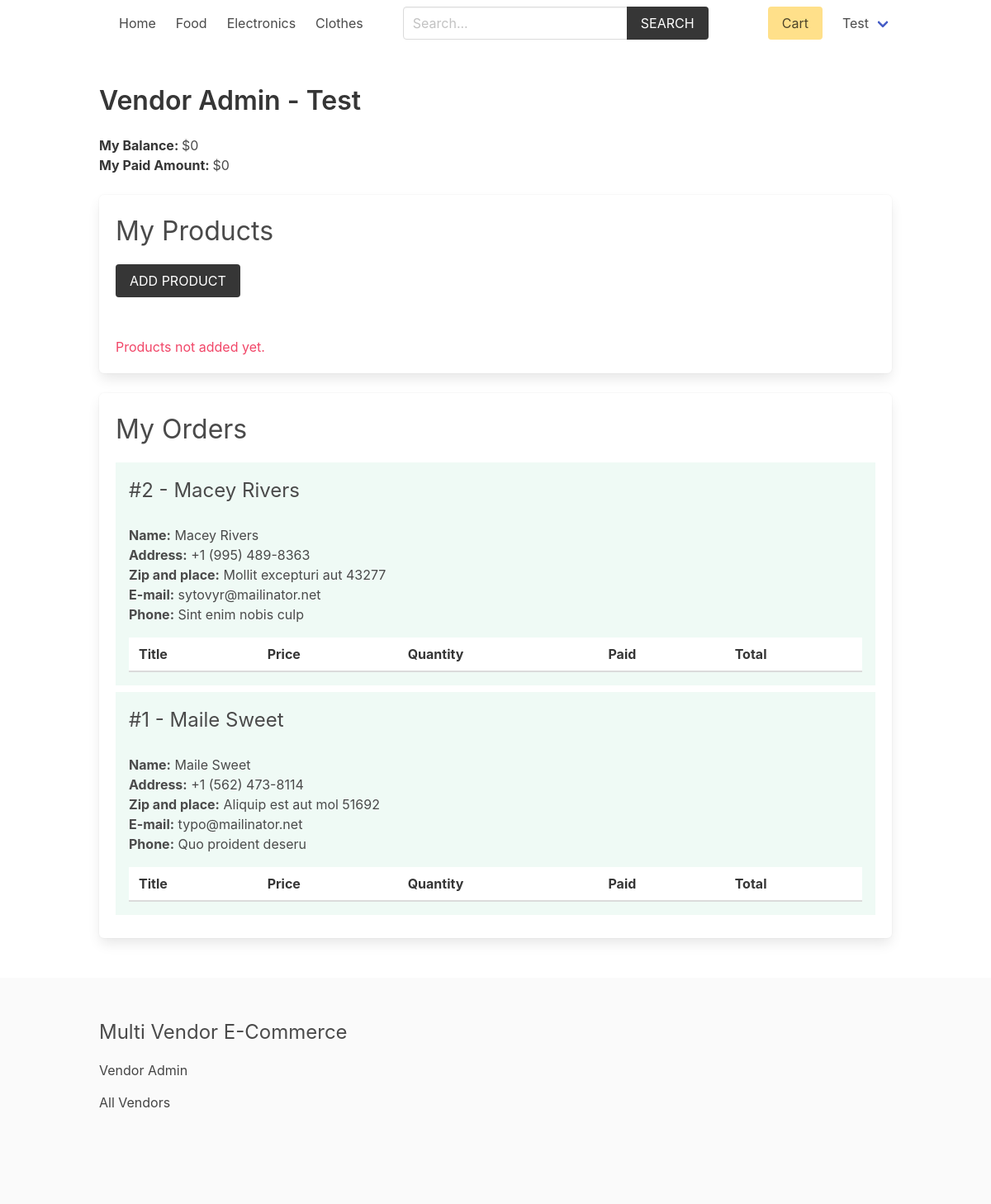
Page /vendor/vendor-admin/ (signed in) on the committed database.
### product/models.py (models this page shows, shortened)
class Category(models.Model):
    title = models.CharField(max_length=50)
    slug = models.SlugField(max_length=55)
    ordering = models.IntegerField(default=0)
    class Meta:
        ordering = ['ordering']

### vendor/models.py (models this page shows, shortened)
class Vendor(models.Model):
    name = models.CharField(max_length=255)
    created_at = models.DateTimeField(auto_now_add=True)
    created_by = models.OneToOneField(User, related_name='vendor', on_delete=models.CASCADE)
    class Meta:
        ordering = ['name']
    def get_balance(self):
        items = self.items.filter(vendor_paid=False, order__vendors__in=[self.id])
        return sum((item.product.price * item.quantity) for item in items)
    def get_paid_amount(self):
        items = self.items.filter(vendor_paid=True, order__vendors__in=[self.id])
        return sum((item.product.price * item.quantity) for item in items)

### order/models.py (models this page shows, shortened)
class Order(models.Model):
    first_name = models.CharField(max_length=100)
    last_name = models.CharField(max_length=100)
    email = models.CharField(max_length=100)
    address = models.CharField(max_length=100)
    zipcode = models.CharField(max_length=100)
    place = models.CharField(max_length=100)
    phone = models.CharField(max_length=100)
    created_at = models.DateTimeField(auto_now_add=True)
    paid_amount = models.DecimalField(max_digits=8, decimal_places=2)
    vendors = models.ManyToManyField(Vendor, related_name="orders")
    class Meta:
        ordering = ['-created_at']

### vendor/views.py (the view, shortened to what this page needs)
# urls.py: path('vendor-admin/', views.vendor_admin, name="vendor-admin"),
@login_required
def vendor_admin(request):
    vendor = request.user.vendor
    products = vendor.products.all()
    orders = vendor.orders.all()
    for order in orders:
        order.vendor_amount = 0
        order.vendor_paid_amount = 0
        order.fully_paid = True
    return render(request, 'vendor/vendor_admin.html', {'vendor': vendor, 'products': products, 'orders': orders})

### cart/cart.py (called while the page is built)
    def __len__(self):
        return sum(item['quantity'] for item in self.cart.values())

### cart/context_processors.py (called while the page is built)
def cart(request):
    return {'cart': Cart(request)}

### product/context_processors.py (called while the page is built)
def menu_categories(request):
    categories = Category.objects.all()
    return {'categories': categories}

### templates/vendor/vendor_admin.html (shortened to what this page needs)
{% extends 'core/base.html' %}
{% block content %}
    <h1 class="title">Vendor Admin - <span class="is-capitalized">{{vendor.name}}</span></h1>
    <div class="mb-5">
        <strong>My Balance: </strong> ${{vendor.get_balance}} <br>
        <strong>My Paid Amount: </strong> ${{vendor.get_paid_amount}}
    </div>
    <div class="box">
        <h2 class="is-size-3 mb-4">My Products</h2>
        <a href="{% url 'vendor:add-product' %}" class="button is-dark is-uppercase mb-6">Add Product</a>
        {% if products %}
            <table class="table is-fullwidth">
                <thead>
                    <tr>
                        <th>S.N.</th>
                        <th>Title</th>
                        <th>Price</th>
                    </tr>
                </thead>
                <tbody>
                    {% for product in products %}
                        <tr>
                            <td>{{ forloop.counter }}</td>
                            <td><a href="{% url 'product:product' product.category.slug product.slug %}">{{ product.title }}</a></td>
                            <td>${{ product.price }}</td>
                        </tr>
                    {% endfor %}
                </tbody>
            </table>
        {% else %}
            <p class="has-text-danger">Products not added yet.</p>
        {% endif %}
    </div>
    <div class="box">
        <h2 class="is-size-3 mb-4">My Orders</h2>
        {% if orders %}
            {% for order in orders %}
                <div class="{% if order.fully_paid %}has-background-success-light{% else %}has-background-info-light{% endif %} mb-2 p-4">
                    <div class="columns is-multiline">
                        <div class="column is-6">
                            <h3 class="is-size-4">#{{ order.id }} - {{ order.first_name }} {{ order.last_name }}</h3>
                        </div>
                        <div class="column is-12">
                            <b>Name:</b> {{ order.first_name }} {{ order.last_name }}<br>
                            <b>Address:</b> {{ order.address }}<br>
                            <b>Zip and place:</b> {{ order.zipcode }} {{ order.place }}<br>
                            <b>E-mail:</b> {{ order.email }}<br>
                            <b>Phone:</b> {{ order.phone }}
                            <table class="table is-fullwidth mt-4">
                                <thead>
                                    <tr>
                                        <th>Title</th>
                                        <th>Price</th>
                                        <th>Quantity</th>
                                        <th>Paid</th>
                                        <th>Total</th>
                                    </tr>
                                </thead>
                            </table>
                        </div>
                    </div>
                </div>
            {% endfor %}
        {% endif %}
    </div>
{% endblock content %}

### templates/core/base.html (shortened to what this page needs)
{% load static %}
<!DOCTYPE html>
<html lang="en">
<head>
    <link rel="stylesheet" href="https://cdn.jsdelivr.net/npm/bulma@0.9.2/css/bulma.min.css">
    <link rel="stylesheet" href="{% static 'css/main.css' %}">
</head>
<body>
    <div class="container">
        <nav class="navbar" role="navigation" aria-label="main navigation">
            <div class="navbar-brand">
                <a class="navbar-item" href="{% url 'core:home' %}">
                </a>
            </div>
            <div id="navbarBasicExample" class="navbar-menu">
                <div class="navbar-start">
                <a class="navbar-item" href="{% url 'core:home' %}">
                    Home
                </a>
                {% for category in categories %}
                    <a class="navbar-item" href="{% url 'product:category' category.slug %}">
                        {{category.title}}
                    </a>
                {% endfor %}
                </div>
                <div class="navbar-start">
                    <div class="navbar-item">
                        <form method="get" action="{% url 'product:search' %}">
                            <div class="field has-addons">
                                <div class="control">
                                    <input type="search" name="query" id="" class="input" placeholder="Search...">
                                </div>
                                <div class="control">
                                    <button class="button is-dark is-uppercase">Search</button>
                                </div>
                            </div>
                        </form>
                    </div>
                </div>
                <div class="navbar-end">
                <div class="navbar-item">
                    <a href="{% url 'cart:cart' %}" class="button is-warning">Cart {% if cart %}({{cart|length}}){% endif %}</a>
                </div>
                {% if request.user.is_authenticated %}
                <div class="navbar-item has-dropdown is-hoverable">
                    <a class="navbar-link is-capitalized">
                    {{user.vendor.name}}
                    </a>
                </div>
                {% endif %}
                </div>
            </div>
            </nav>
    </div>
    <section class="section">
        <div class="container">
            {% block content %}{% endblock content %}
        </div>
    </section>
    <footer class="footer">
        <div class="container">
            <h3 class="is-size-4 mb-4">Multi Vendor E-Commerce</h3>
            {% if request.user.is_authenticated %}
                <a href="{% url 'vendor:vendor-admin' %}">Vendor Admin</a>
            {% else %}
                <a href="{% url 'vendor:become-vendor' %}">Become a Vendor</a>
            {% endif %}
            <br>
            <a href="{% url 'vendor:vendors' %}">All Vendors</a>
        </div>
    </footer>
</body>
</html>

### core/static/css/main.css (style rules this page uses)
.footer a { margin-bottom: 15px; display: inline-block; color: #444; }

### rows in the picture
Category: title "Food"
Category: title "Electronics"
Category: title "Clothes"
Vendor: name "Test", get_balance "0", get_paid_amount "0"
Order: id "2", first_name "Macey", last_name "Rivers", address "+1 (995) 489-8363", zipcode "Mollit excepturi aut", place "43277", email "sytovyr@mailinator.net", phone "Sint enim nobis culp"
Order: id "1", first_name "Maile", last_name "Sweet", address "+1 (562) 473-8114", zipcode "Aliquip est aut mol", place "51692", email "typo@mailinator.net", phone "Quo proident deseru"

### other values in the picture
{{ user.vendor.name }} "Test"
